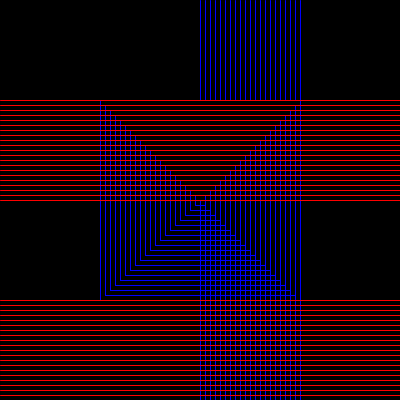
Frame 1 (no input)
Frame 60 (the mouse pressed at the canvas centre just before this capture): identical to frame 1, image omitted
Frame 120 (the mouse held since frame 60 and released just before this capture): identical to frame 1, image omitted

The Processing sketch that drew this single still picture (run headless with seeded random() and noise(); from frame 60 on, the mouse is pressed at the canvas centre):

// Processing sketch: processing_37810
// ── processing_37810.pde

void setup () {
  size (400, 400);
  noFill();
  smooth();
}


void draw() {
  background(0);

  //Blue rectangles.
  pushMatrix();
  rectMode(CENTER);
  stroke(0, 0, 255);
  translate(width/2, height/2);
  for (int x=height/2; x>=0; x-=10) {
    rect(0, 0, x, x);
  }

  //Bottom blue vertical stripes.
  for (int x=0; x<=height/4;x+=5) {
    line(x, 0, x, height/2);
  }
  popMatrix();

  //Top blue vertical stripes.
  pushMatrix();
  translate(width/2, 0);
  stroke(0, 0, 255);
  for (int x=0; x<=width/4; x+=5) {
    line(x, 0, x, height/4);
  }
  popMatrix();

  //Red horizontal stripes.
  pushMatrix();
  stroke(255, 0, 0);
  translate(0, width*.25);
  for (int x=0; x<=width/4; x+=5) {
    line(0, x, width, x);
  }
  popMatrix();


  pushMatrix();
  translate(0, height*.75);
  for (int x=0; x<=width/4; x+=5) {
    line(0, x, width, x);
  }
  popMatrix();
}
